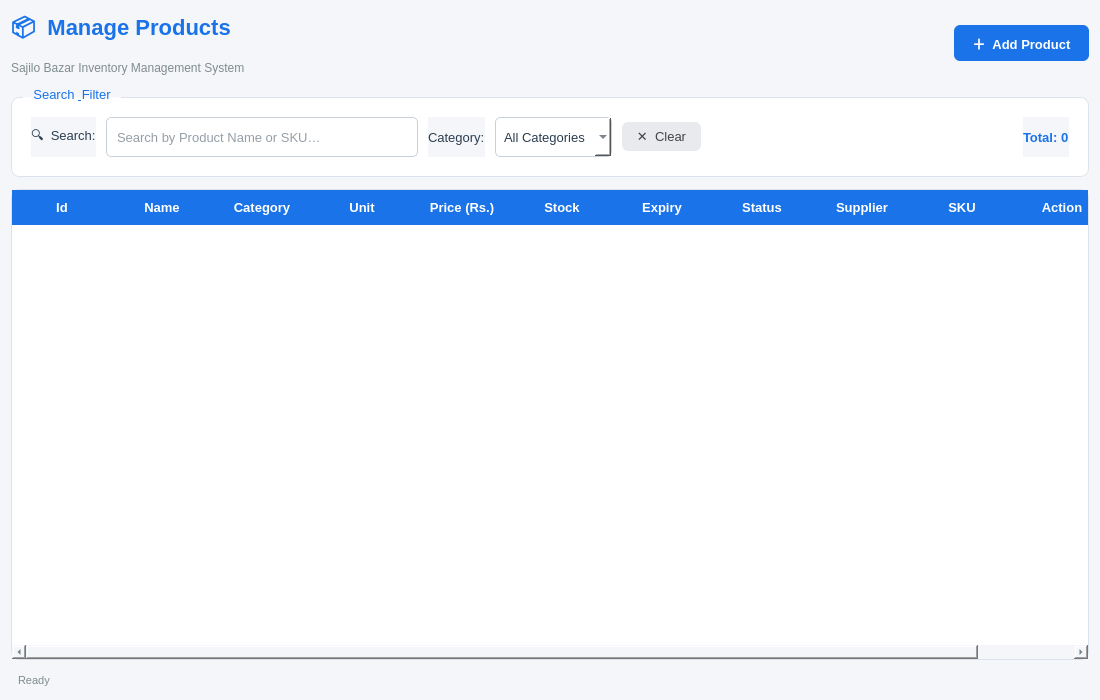
<?xml version="1.0" encoding="UTF-8"?>
<ui version="4.0">
 <class>Product</class>
 <widget class="QWidget" name="Product">
  <property name="geometry">
   <rect>
    <x>0</x>
    <y>0</y>
    <width>1100</width>
    <height>700</height>
   </rect>
  </property>
  <property name="windowTitle">
   <string>Sajilo Bazar – Manage Products</string>
  </property>
  <property name="styleSheet">
   <string notr="true">
QWidget {
    background-color: #F4F6F9;
    font-family: &quot;Segoe UI&quot;, sans-serif;
    font-size: 13px;
    color: #2C3E50;
}
QGroupBox {
    background-color: #FFFFFF;
    border: 1px solid #DDE3EC;
    border-radius: 8px;
    margin-top: 10px;
    padding: 10px;
}
QGroupBox::title {
    subcontrol-origin: margin;
    left: 12px;
    padding: 0 6px;
    color: #1A73E8;
    font-weight: bold;
}
QLineEdit, QComboBox {
    background-color: #FFFFFF;
    border: 1px solid #C8D0DC;
    border-radius: 5px;
    padding: 5px 8px;
    min-height: 28px;
}
QLineEdit:focus, QComboBox:focus {
    border: 1px solid #1A73E8;
}
QPushButton#btnAddProduct {
    background-color: #1A73E8;
    color: white;
    border: none;
    border-radius: 6px;
    padding: 8px 18px;
    font-weight: bold;
    font-size: 13px;
}
QPushButton#btnAddProduct:hover {
    background-color: #1558C0;
}
QPushButton#btnClearSearch {
    background-color: #E8EAED;
    color: #444;
    border: none;
    border-radius: 6px;
    padding: 6px 14px;
}
QPushButton#btnClearSearch:hover {
    background-color: #D2D5DB;
}
QTableWidget {
    background-color: #FFFFFF;
    border: 1px solid #DDE3EC;
    border-radius: 8px;
    gridline-color: #EEF1F6;
    selection-background-color: #E8F0FE;
    selection-color: #1A73E8;
    alternate-background-color: #F8FAFF;
}
QTableWidget::item {
    padding: 6px 10px;
}
QHeaderView::section {
    background-color: #1A73E8;
    color: white;
    font-weight: bold;
    padding: 8px 10px;
    border: none;
}
QLabel#lblTitle {
    font-size: 22px;
    font-weight: bold;
    color: #1A73E8;
}
QLabel#lblSubtitle {
    font-size: 12px;
    color: #7F8C8D;
}
   </string>
  </property>
  <layout class="QVBoxLayout" name="mainLayout">
   <property name="spacing">
    <number>12</number>
   </property>
   <item>
    <layout class="QHBoxLayout" name="headerLayout">
     <item>
      <layout class="QVBoxLayout">
       <item>
        <widget class="QLabel" name="lblTitle">
         <property name="text">
          <string>📦  Manage Products</string>
         </property>
        </widget>
       </item>
       <item>
        <widget class="QLabel" name="lblSubtitle">
         <property name="text">
          <string>Sajilo Bazar Inventory Management System</string>
         </property>
        </widget>
       </item>
      </layout>
     </item>
     <item>
      <spacer>
       <property name="orientation">
        <enum>Qt::Orientation::Horizontal</enum>
       </property>
       <property name="sizeHint" stdset="0">
        <size>
         <width>40</width>
         <height>20</height>
        </size>
       </property>
      </spacer>
     </item>
     <item>
      <widget class="QPushButton" name="btnAddProduct">
       <property name="cursor">
        <cursorShape>PointingHandCursor</cursorShape>
       </property>
       <property name="text">
        <string>＋  Add Product</string>
       </property>
      </widget>
     </item>
    </layout>
   </item>
   <item>
    <widget class="QGroupBox" name="grpSearch">
     <property name="title">
      <string>Search &amp; Filter</string>
     </property>
     <layout class="QHBoxLayout" name="searchLayout">
      <property name="spacing">
       <number>10</number>
      </property>
      <item>
       <widget class="QLabel" name="label">
        <property name="text">
         <string>🔍  Search:</string>
        </property>
       </widget>
      </item>
      <item>
       <widget class="QLineEdit" name="txtSearch">
        <property name="placeholderText">
         <string>Search by Product Name or SKU…</string>
        </property>
       </widget>
      </item>
      <item>
       <widget class="QLabel" name="label">
        <property name="text">
         <string>Category:</string>
        </property>
       </widget>
      </item>
      <item>
       <widget class="QComboBox" name="cmbFilterCategory">
        <item>
         <property name="text">
          <string>All Categories</string>
         </property>
        </item>
       </widget>
      </item>
      <item>
       <widget class="QPushButton" name="btnClearSearch">
        <property name="cursor">
         <cursorShape>PointingHandCursor</cursorShape>
        </property>
        <property name="text">
         <string>✕  Clear</string>
        </property>
       </widget>
      </item>
      <item>
       <spacer>
        <property name="orientation">
         <enum>Qt::Orientation::Horizontal</enum>
        </property>
        <property name="sizeHint" stdset="0">
         <size>
          <width>40</width>
          <height>20</height>
         </size>
        </property>
       </spacer>
      </item>
      <item>
       <widget class="QLabel" name="lblTotalProducts">
        <property name="styleSheet">
         <string>color:#1A73E8; font-weight:bold;</string>
        </property>
        <property name="text">
         <string>Total: 0</string>
        </property>
       </widget>
      </item>
     </layout>
    </widget>
   </item>
   <item>
    <widget class="QTableWidget" name="tblProducts">
     <property name="editTriggers">
      <set>QAbstractItemView::EditTrigger::NoEditTriggers</set>
     </property>
     <property name="alternatingRowColors">
      <bool>true</bool>
     </property>
     <property name="selectionMode">
      <enum>QAbstractItemView::SelectionMode::SingleSelection</enum>
     </property>
     <property name="selectionBehavior">
      <enum>QAbstractItemView::SelectionBehavior::SelectRows</enum>
     </property>
     <property name="showGrid">
      <bool>true</bool>
     </property>
     <property name="sortingEnabled">
      <bool>true</bool>
     </property>
     <property name="columnCount">
      <number>11</number>
     </property>
     <attribute name="horizontalHeaderStretchLastSection">
      <bool>true</bool>
     </attribute>
     <column>
      <property name="text">
       <string>Id</string>
      </property>
     </column>
     <column>
      <property name="text">
       <string>Name</string>
      </property>
     </column>
     <column>
      <property name="text">
       <string>Category</string>
      </property>
     </column>
     <column>
      <property name="text">
       <string>Unit</string>
      </property>
     </column>
     <column>
      <property name="text">
       <string>Price (Rs.)</string>
      </property>
     </column>
     <column>
      <property name="text">
       <string>Stock</string>
      </property>
     </column>
     <column>
      <property name="text">
       <string>Expiry</string>
      </property>
     </column>
     <column>
      <property name="text">
       <string>Status</string>
      </property>
     </column>
     <column>
      <property name="text">
       <string>Supplier</string>
      </property>
     </column>
     <column>
      <property name="text">
       <string>SKU</string>
      </property>
     </column>
     <column>
      <property name="text">
       <string>Action</string>
      </property>
     </column>
    </widget>
   </item>
   <item>
    <widget class="QLabel" name="lblStatusBar">
     <property name="styleSheet">
      <string>color: #7F8C8D; font-size: 11px; padding: 2px 4px;</string>
     </property>
     <property name="text">
      <string>Ready</string>
     </property>
    </widget>
   </item>
  </layout>
 </widget>
 <resources/>
 <connections/>
</ui>
